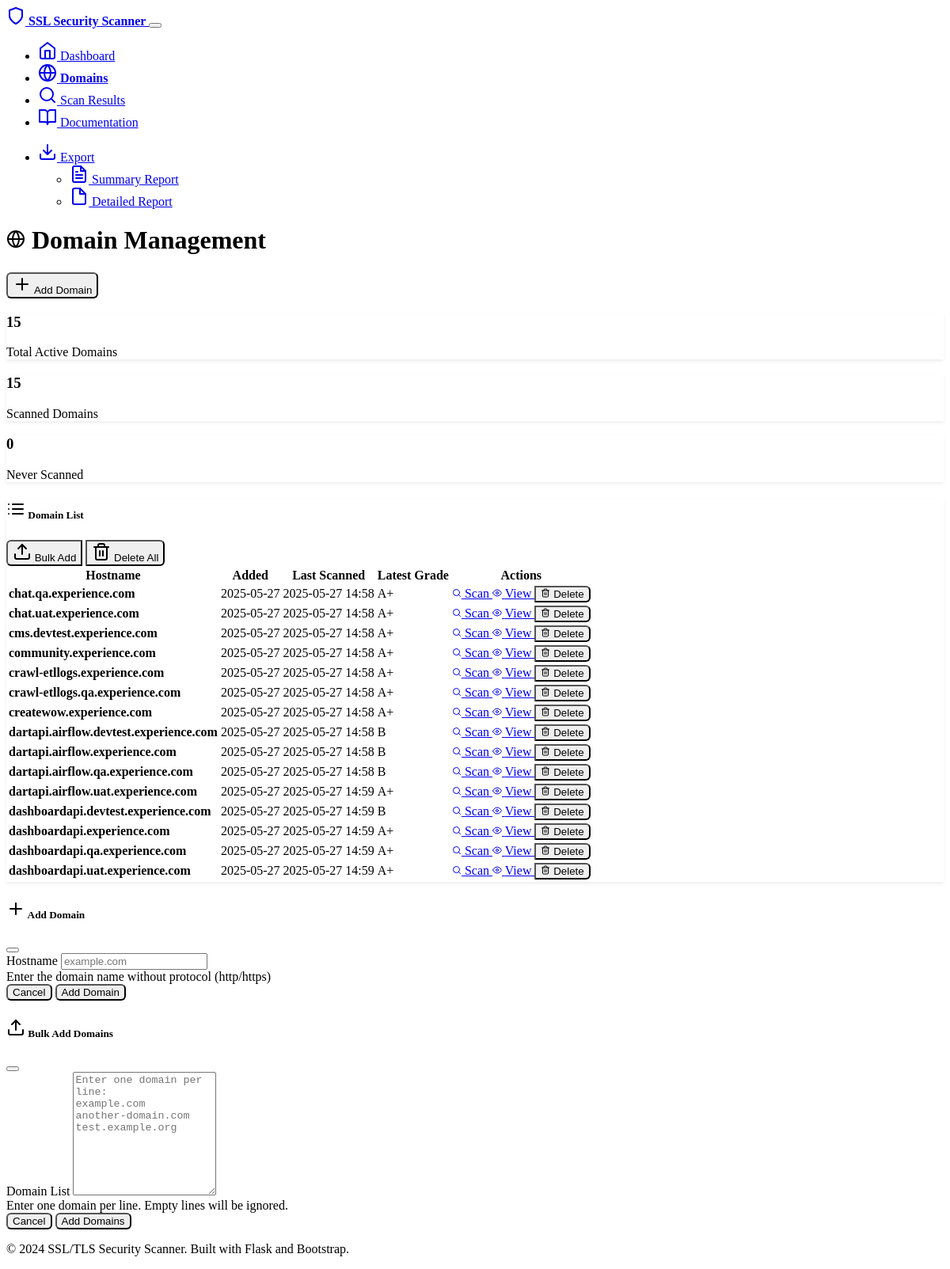
Before: /domains with the older database file.
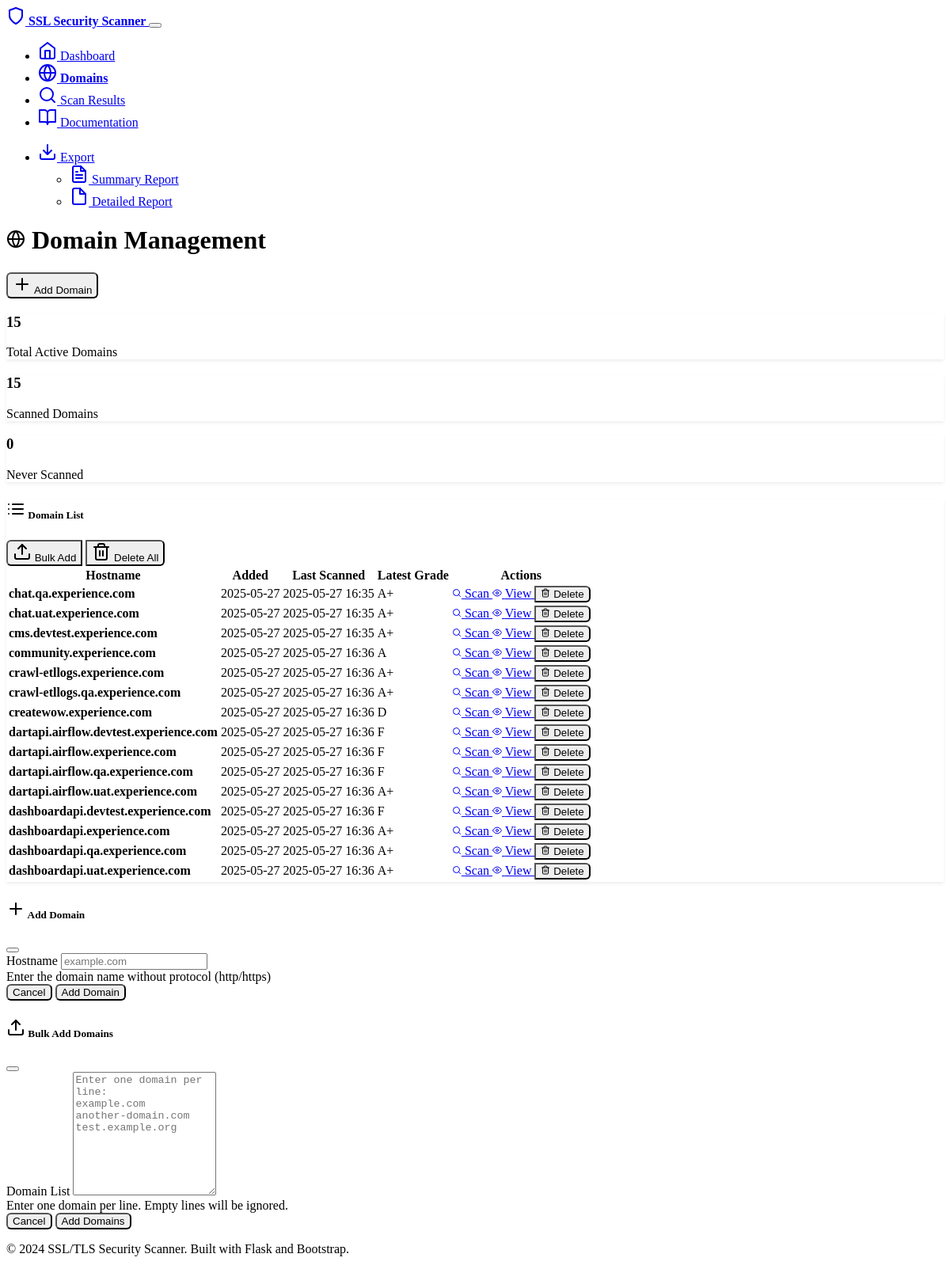
After: the same page with the newer database file.
### models.py (models this page shows, shortened)
class Domain(db.Model):
    id = db.Column(Integer, primary_key=True)
    hostname = db.Column(String(255), unique=True, nullable=False)
    active = db.Column(Boolean, default=True)
    created_at = db.Column(DateTime, default=datetime.utcnow)
    last_scanned = db.Column(DateTime)
    scan_results = db.relationship('ScanResult', backref='domain', lazy=True, cascade='all, delete-orphan')

class ScanResult(db.Model):
    id = db.Column(Integer, primary_key=True)
    domain_id = db.Column(Integer, db.ForeignKey('domain.id'), nullable=False)
    scan_date = db.Column(DateTime, default=datetime.utcnow)
    sslv2_enabled = db.Column(Boolean, default=False)
    sslv3_enabled = db.Column(Boolean, default=False)
    tlsv1_0_enabled = db.Column(Boolean, default=False)
    tlsv1_1_enabled = db.Column(Boolean, default=False)
    tlsv1_2_enabled = db.Column(Boolean, default=False)
    tlsv1_3_enabled = db.Column(Boolean, default=False)
    heartbleed_vulnerable = db.Column(Boolean, default=False)
    fallback_scsv_supported = db.Column(Boolean, default=False)
    secure_renegotiation = db.Column(Boolean, default=False)
    compression_enabled = db.Column(Boolean, default=False)
    cert_signature_algorithm = db.Column(String(100))
    cert_key_strength = db.Column(Integer)
    cert_subject = db.Column(String(500))
    cert_issuer = db.Column(String(500))
    cert_not_before = db.Column(DateTime)
    cert_not_after = db.Column(DateTime)
    weak_ciphers_count = db.Column(Integer, default=0)
    supported_ciphers = db.Column(Text)  # JSON string of cipher details
    security_score = db.Column(Float, default=0.0)  # 0-100 score
    security_grade = db.Column(String(2))  # A+, A, B, C, D, F
    has_deprecated_protocols = db.Column(Boolean, default=False)
    raw_output = db.Column(Text)
    scan_successful = db.Column(Boolean, default=True)
    error_message = db.Column(Text)

### routes.py (the view)
@app.route('/domains')
def domains():
    page = request.args.get('page', 1, type=int)
    per_page = 20
    domains = Domain.query.filter_by(active=True).paginate(
        page=page, per_page=per_page, error_out=False
    )
    return render_template('domains.html', domains=domains)

### templates/domains.html (shortened to what the changed rows need)
{% extends "base.html" %}
{% block content %}
<div class="row">
    <div class="col-12">
        <div class="d-flex justify-content-between align-items-center mb-4">
            <h1>
                <i data-feather="globe" class="me-2"></i>
                Domain Management
            </h1>
        </div>
    </div>
</div>
<div class="row">
    <div class="col-12">
        <div class="card">
            <div class="card-body">
                {% if domains.items %}
                <div class="table-responsive">
                    <table class="table table-hover">
                        <thead>
                            <tr>
                                <th>Hostname</th>
                                <th>Added</th>
                                <th>Last Scanned</th>
                                <th>Latest Grade</th>
                                <th>Actions</th>
                            </tr>
                        </thead>
                        <tbody>
                            {% for domain in domains.items %}
                            <tr>
                                <td>
                                    <strong>{{ domain.hostname }}</strong>
                                </td>
                                <td>{{ domain.created_at.strftime('%Y-%m-%d') if domain.created_at else 'N/A' }}</td>
                                <td>
                                    {% if domain.last_scanned %}
                                        {{ domain.last_scanned.strftime('%Y-%m-%d %H:%M') }}
                                    {% else %}
                                        <span class="text-muted">Never</span>
                                    {% endif %}
                                </td>
                                <td>
                                    {% if domain.scan_results %}
                                        {% set latest_scan = domain.scan_results | selectattr('scan_successful') | sort(attribute='scan_date', reverse=true) | first %}
                                        {% if latest_scan and latest_scan.security_grade %}
                                            <span class="badge bg-{{ 'success' if latest_scan.security_grade in ['A+', 'A'] else 'warning' if latest_scan.security_grade == 'B' else 'danger' }}">
                                                {{ latest_scan.security_grade }}
                                            </span>
                                        {% else %}
                                            <span class="text-muted">-</span>
                                        {% endif %}
                                    {% else %}
                                        <span class="text-muted">-</span>
                                    {% endif %}
                                </td>
                                <td>
                                    <div class="btn-group" role="group">
                                        <a href="{{ url_for('scan_single_domain', domain_id=domain.id) }}"
                                           class="btn btn-sm btn-outline-primary">
                                            <i data-feather="search" width="12" height="12"></i>
                                            Scan
                                        </a>
                                        <a href="{{ url_for('domain_detail', domain_id=domain.id) }}"
                                           class="btn btn-sm btn-outline-info">
                                            <i data-feather="eye" width="12" height="12"></i>
                                            View
                                        </a>
                                        <button type="button" class="btn btn-sm btn-outline-danger"
                                                onclick="confirmDelete('{{ domain.hostname }}', {{ domain.id }})">
                                            <i data-feather="trash-2" width="12" height="12"></i>
                                            Delete
                                        </button>
                                    </div>
                                </td>
                            </tr>
                            {% endfor %}
                        </tbody>
                    </table>
                </div>
                {% endif %}
            </div>
        </div>
    </div>
</div>
{% endblock %}

Changed rows visible on the page:
changed Domain "chat.qa.experience.com": last_scanned "2025-05-27 14:58" → "2025-05-27 16:35"
changed Domain "chat.uat.experience.com": last_scanned "2025-05-27 14:58" → "2025-05-27 16:35"
changed Domain "cms.devtest.experience.com": last_scanned "2025-05-27 14:58" → "2025-05-27 16:35"
changed Domain "community.experience.com": last_scanned "2025-05-27 14:58" → "2025-05-27 16:36"
changed ScanResult (number 4 of 15 on the later page): security_grade "A+" → "A"
changed Domain "crawl-etllogs.experience.com": last_scanned "2025-05-27 14:58" → "2025-05-27 16:36"
changed Domain "crawl-etllogs.qa.experience.com": last_scanned "2025-05-27 14:58" → "2025-05-27 16:36"
changed Domain "createwow.experience.com": last_scanned "2025-05-27 14:58" → "2025-05-27 16:36"
changed ScanResult (number 7 of 15 on the later page): security_grade "A+" → "D"
changed Domain "dartapi.airflow.devtest.experience.com": last_scanned "2025-05-27 14:58" → "2025-05-27 16:36"
changed ScanResult (number 8 of 15 on the later page): security_grade "B" → "F"
changed Domain "dartapi.airflow.experience.com": last_scanned "2025-05-27 14:58" → "2025-05-27 16:36"
changed ScanResult (number 9 of 15 on the later page): security_grade "B" → "F"
changed Domain "dartapi.airflow.qa.experience.com": last_scanned "2025-05-27 14:58" → "2025-05-27 16:36"
changed ScanResult (number 10 of 15 on the later page): security_grade "B" → "F"
changed Domain "dartapi.airflow.uat.experience.com": last_scanned "2025-05-27 14:59" → "2025-05-27 16:36"
changed Domain "dashboardapi.devtest.experience.com": last_scanned "2025-05-27 14:59" → "2025-05-27 16:36"
changed ScanResult (number 12 of 15 on the later page): security_grade "B" → "F"
changed Domain "dashboardapi.experience.com": last_scanned "2025-05-27 14:59" → "2025-05-27 16:36"
changed Domain "dashboardapi.qa.experience.com": last_scanned "2025-05-27 14:59" → "2025-05-27 16:36"
changed Domain "dashboardapi.uat.experience.com": last_scanned "2025-05-27 14:59" → "2025-05-27 16:36"
